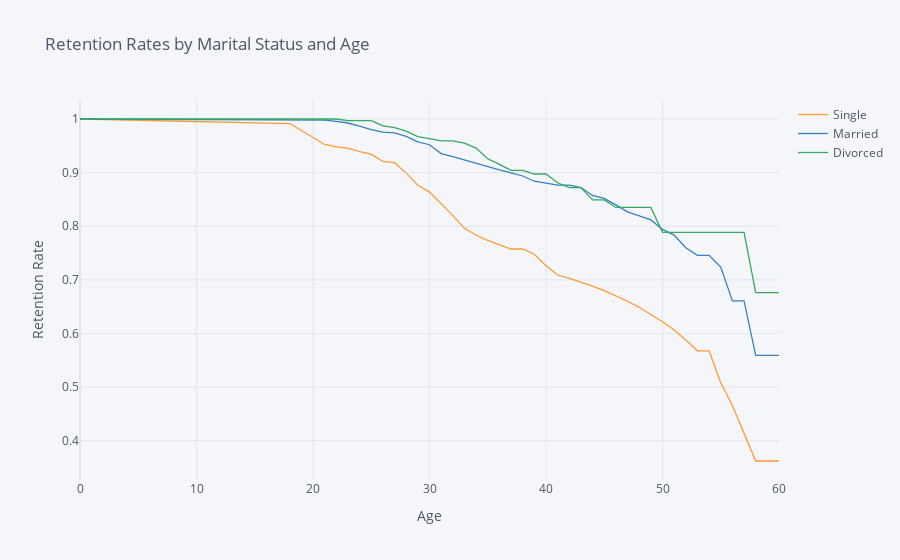

The cell this chart's notebook holds for it:
### Markdown cell above
## 5. Let's also look at the marital status curves by employee age. Generate and plot the survival curves showing retention rates by marital status and age.

### Code cell
rates = survival(data, 'MaritalStatus', 'Age', 'Attrition')
rates.iplot(kind='line', yTitle='Retention Rate',xTitle='Age',
            title='Retention Rates by Marital Status and Age')

### Figure 1 — Plotly figure (JSON) as saved in the notebook; plotly's stock layout.template omitted (floating-point values rounded to 4 significant figures)
{"data": [{"line": {"color": "rgba(255, 153, 51, 1.0)", "dash": "solid", "shape": "linear", "width": 1.3}, "mode": "lines", "name": "Single", "text": "", "type": "scatter", "x": [0, 18, 19, 20, 21, 22, 23, 24, 25, 26, 27, 28, 29, 30, 31, 32, 33, 34, 35, 36, 37, 38, 39, 40, 41, 42, 43, 44, 45, 46, 47, 48, 49, 50, 51, 52, 53, 54, 55, 56, 57, 58, 59, 60], "y": [1, 0.9915, 0.9786, 0.9657, 0.9525, 0.9481, 0.9459, 0.9391, 0.9346, 0.9208, 0.9185, 0.899, 0.8765, 0.8636, 0.8421, 0.8198, 0.7961, 0.7837, 0.7734, 0.7659, 0.7575, 0.7575, 0.7477, 0.7263, 0.709, 0.7027, 0.6957, 0.6882, 0.6799, 0.6705, 0.6601, 0.6488, 0.636, 0.6219, 0.6064, 0.588, 0.5677, 0.5677, 0.508, 0.4656, 0.4139, 0.3622, 0.3622, 0.3622]}, {"line": {"color": "rgba(55, 128, 191, 1.0)", "dash": "solid", "shape": "linear", "width": 1.3}, "mode": "lines", "name": "Married", "text": "", "type": "scatter", "x": [0, 18, 19, 20, 21, 22, 23, 24, 25, 26, 27, 28, 29, 30, 31, 32, 33, 34, 35, 36, 37, 38, 39, 40, 41, 42, 43, 44, 45, 46, 47, 48, 49, 50, 51, 52, 53, 54, 55, 56, 57, 58, 59, 60], "y": [1, 0.9978, 0.9978, 0.9978, 0.9978, 0.9955, 0.9925, 0.9865, 0.9804, 0.9757, 0.9741, 0.9675, 0.9573, 0.952, 0.9355, 0.9297, 0.9235, 0.9171, 0.9103, 0.9052, 0.8996, 0.8937, 0.884, 0.8805, 0.8766, 0.8766, 0.8721, 0.8574, 0.8521, 0.8399, 0.8267, 0.8195, 0.8118, 0.7941, 0.7835, 0.7598, 0.7457, 0.7457, 0.7238, 0.6608, 0.6608, 0.5592, 0.5592, 0.5592]}, {"line": {"color": "rgba(50, 171, 96, 1.0)", "dash": "solid", "shape": "linear", "width": 1.3}, "mode": "lines", "name": "Divorced", "text": "", "type": "scatter", "x": [0, 18, 19, 20, 21, 22, 23, 24, 25, 26, 27, 28, 29, 30, 31, 32, 33, 34, 35, 36, 37, 38, 39, 40, 41, 42, 43, 44, 45, 46, 47, 48, 49, 50, 51, 52, 53, 54, 55, 56, 57, 58, 59, 60], "y": [1, 1, 1, 1, 1, 1, 0.9969, 0.9969, 0.9969, 0.9873, 0.9841, 0.9774, 0.967, 0.9633, 0.9594, 0.9594, 0.955, 0.9458, 0.9258, 0.9153, 0.9041, 0.9041, 0.8974, 0.8974, 0.8811, 0.8719, 0.8719, 0.849, 0.849, 0.8351, 0.8351, 0.8351, 0.8351, 0.7887, 0.7887, 0.7887, 0.7887, 0.7887, 0.7887, 0.7887, 0.7887, 0.676, 0.676, 0.676]}], "layout": {"legend": {"bgcolor": "#F5F6F9", "font": {"color": "#4D5663"}}, "paper_bgcolor": "#F5F6F9", "plot_bgcolor": "#F5F6F9", "title": {"font": {"color": "#4D5663"}, "text": "Retention Rates by Marital Status and Age"}, "xaxis": {"gridcolor": "#E1E5ED", "showgrid": true, "tickfont": {"color": "#4D5663"}, "title": {"font": {"color": "#4D5663"}, "text": "Age"}, "zerolinecolor": "#E1E5ED"}, "yaxis": {"gridcolor": "#E1E5ED", "showgrid": true, "tickfont": {"color": "#4D5663"}, "title": {"font": {"color": "#4D5663"}, "text": "Retention Rate"}, "zerolinecolor": "#E1E5ED"}}}
